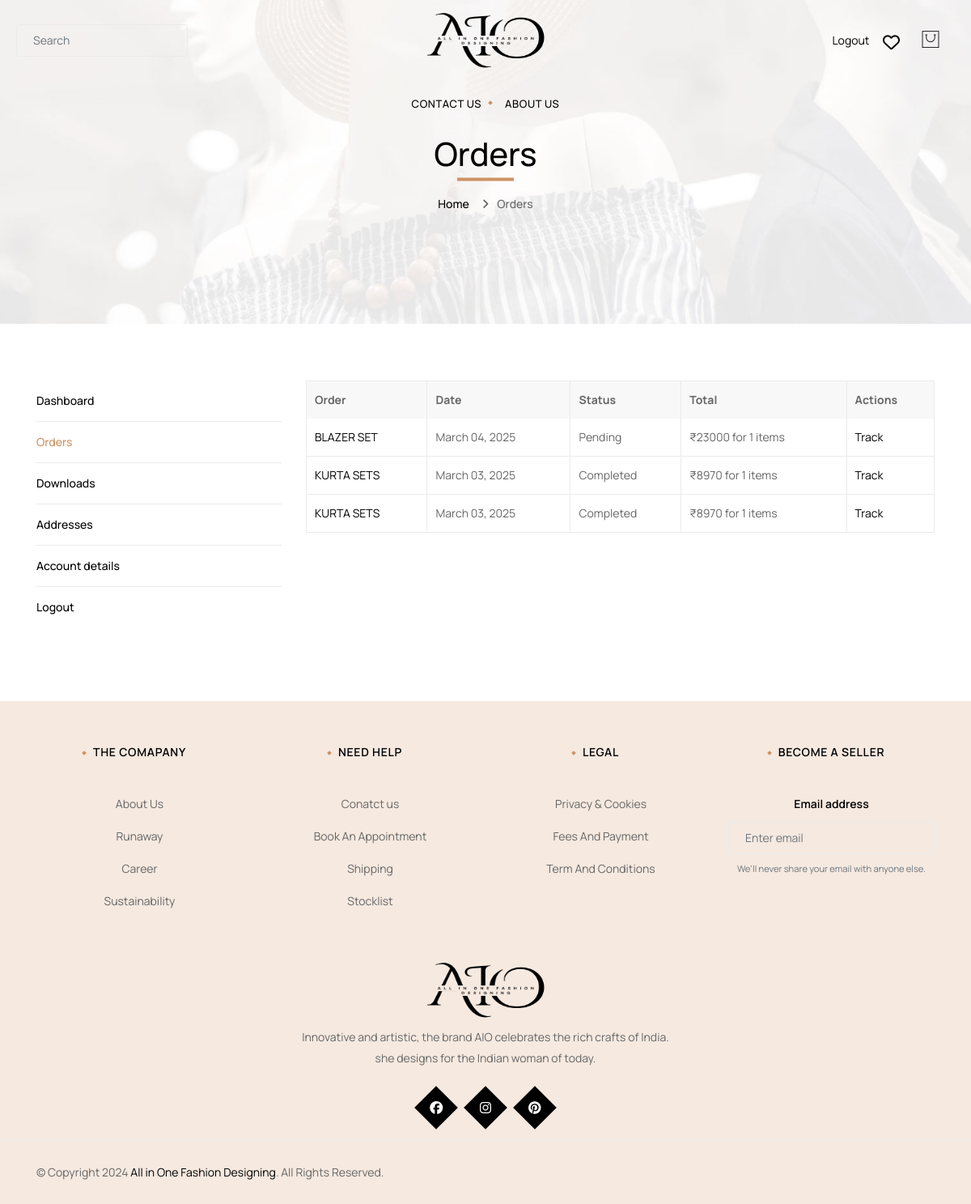
Page /orders/ (signed in) on the earlier database version.
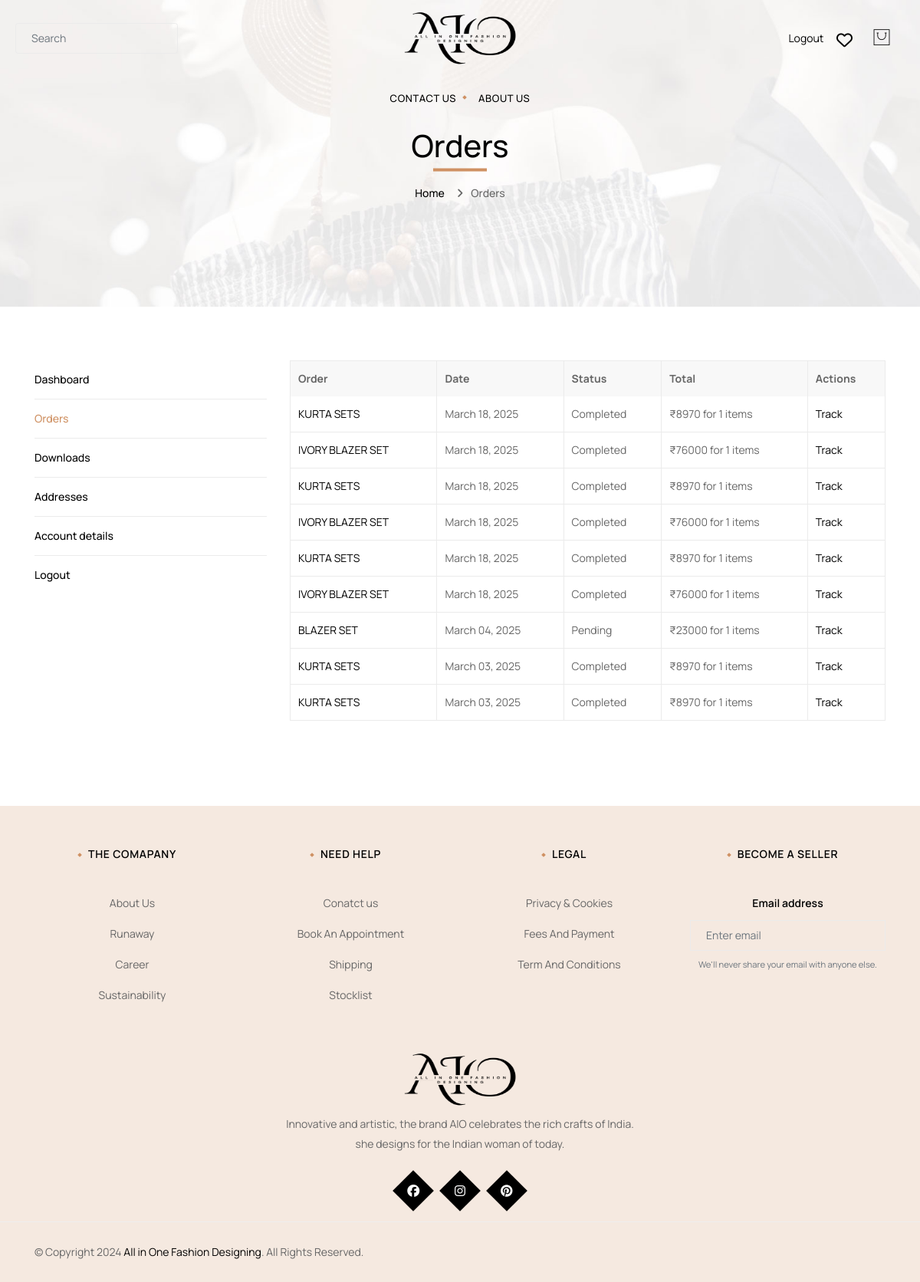
Same page on the later database version.
### User/models.py (models this page shows, shortened)
class Order(models.Model):
    CHOICES = [
        ('COD', 'Cash on Delivery'),
        ('RAZORPAY', 'RAZORPAY'),
    ]
    orderid = models.AutoField(primary_key=True)
    product = models.ForeignKey(product, to_field='product_id', on_delete=models.CASCADE)
    UserProfile = models.ForeignKey(UserProfile, to_field='userid', on_delete=models.CASCADE)
    seller_id = models.PositiveIntegerField()
    ordered_at = models.DateTimeField(auto_now_add=True)
    quantity = models.PositiveIntegerField(default=1)
    size = models.CharField(max_length=50, blank=True, null=True)
    total_price = models.DecimalField(max_digits=50, decimal_places=2)
    admin_cut = models.DecimalField(max_digits=50, decimal_places=2, verbose_name="Admin Cut (10%)", default=0)
    fname = models.CharField(max_length=150)
    lname = models.CharField(max_length=150)
    company_name = models.CharField(max_length=150, blank=True, null=True)
    country = models.CharField(max_length=150)
    street_address= models.CharField(max_length=150)
    postcode = models.CharField(max_length=150, blank=True, null=True)
    city = models.CharField(max_length=150)
    phone = models.CharField(max_length=150)
    email = models.CharField(max_length=150)
    order_note = models.CharField(max_length=150, blank=True, null=True)
    payment_method = models.CharField(max_length=20,choices=CHOICES, blank=True, null=True)
    status = models.CharField(max_length=20, default='Pending')

class product(models.Model):
    product_id = models.AutoField(primary_key=True)
    seller_id = models.PositiveIntegerField()
    name = models.CharField(max_length=150)
    description = models.TextField()
    dotd = models.BooleanField(default=False, verbose_name="Deal of the day? (Make sure to change price)")
    price = models.PositiveIntegerField()
    sizes = models.ManyToManyField(Size)
    sub_category = models.ForeignKey(sub_category, on_delete=models.CASCADE,blank=True)
    stock = models.PositiveIntegerField()
    offer = models.BooleanField(default=False)
    gallery = models.ImageField(upload_to='gallery/', blank=True, null=True)
    img2 = models.ImageField(upload_to='gallery/', blank=True, null=True)
    img3 = models.ImageField(upload_to='gallery/', blank=True, null=True)
    img4 = models.ImageField(upload_to='gallery/', blank=True, null=True)

### User/views.py (the view)
# urls.py: path('orders/', views.orders, name="orders"),
def orders(request):
    email = request.session.get('email')
    if email:
        user_profile = get_object_or_404(UserProfile, email=email)
        orders = Order.objects.filter(UserProfile=user_profile).order_by('-ordered_at')
        return render(request, 'Accounts/orders.html', {'orders': orders})
    else:
        messages.error(request, 'Please log in to view your orders.')
        return redirect('logreg')

### Templates/Accounts/orders.html (shortened to what this page needs)
{% extends 'base.html' %}
{% load static %}
{% block body %}
<div class="banner-wrapper has_background">
    <img src="{% static 'assets/images/banner-for-all2.jpg' %}"
         class="img-responsive attachment-1920x447 size-1920x447" alt="img">
    <div class="banner-wrapper-inner">
        <h1 class="page-title">Orders</h1>
        <div role="navigation" aria-label="Breadcrumbs" class="breadcrumb-trail breadcrumbs">
            <ul class="trail-items breadcrumb">
                <li class="trail-item trail-begin"><a href="/"><span>Home</span></a></li>
                <li class="trail-item trail-end active"><span>Orders</span>
                </li>
            </ul>
        </div>
    </div>
</div>
<main class="site-main main-container no-sidebar">
    <div class="container">
        <div class="row">
            <div class="main-content col-md-12">
                <div class="page-main-content">
                    <div class="lynessa">
                        <nav class="lynessa-MyAccount-navigation">
                            <ul>
                                <li class="lynessa-MyAccount-navigation-link lynessa-MyAccount-navigation-link--dashboard">
                                    <a href="/my_account">Dashboard</a>
                                </li>
                                <li class="lynessa-MyAccount-navigation-link lynessa-MyAccount-navigation-link--orders is-active">
                                    <a href="/orders">Orders</a>
                                </li>
                                <li class="lynessa-MyAccount-navigation-link lynessa-MyAccount-navigation-link--downloads">
                                    <a href="/downloads">Downloads</a>
                                </li>
                                <li class="lynessa-MyAccount-navigation-link lynessa-MyAccount-navigation-link--edit-address">
                                    <a href="/addresses">Addresses</a>
                                </li>
                                <li class="lynessa-MyAccount-navigation-link lynessa-MyAccount-navigation-link--edit-account">
                                    <a href="/edit_account">Account details</a>
                                </li>
                                <li class="lynessa-MyAccount-navigation-link lynessa-MyAccount-navigation-link--customer-logout">
                                    <a href="/">Logout</a>
                                </li>
                            </ul>
                        </nav>
                        <div class="lynessa-MyAccount-content">
                            <table class="lynessa-orders-table lynessa-MyAccount-orders shop_table shop_table_responsive my_account_orders account-orders-table">
                                <thead>
                                <tr>
                                    <th class="lynessa-orders-table__header lynessa-orders-table__header-order-number"><span class="nobr">Order</span></th>
                                    <th class="lynessa-orders-table__header lynessa-orders-table__header-order-date"><span class="nobr">Date</span></th>
                                    <th class="lynessa-orders-table__header lynessa-orders-table__header-order-status"><span class="nobr">Status</span></th>
                                    <th class="lynessa-orders-table__header lynessa-orders-table__header-order-total"><span class="nobr">Total</span></th>
                                    <th class="lynessa-orders-table__header lynessa-orders-table__header-order-actions"><span class="nobr">Actions</span></th>
                                </tr>
                                </thead>
                                <tbody>
                                {% for order in orders %}
                                <tr class="lynessa-orders-table__row lynessa-orders-table__row--status-{{ order.status|lower }} order">
                                    <td class="lynessa-orders-table__cell lynessa-orders-table__cell-order-number" data-title="Order">
                                        <a href="/prod_details/{{ order.product.name }}">{{ order.product.name }}</a>
                                    </td>
                                    <td class="lynessa-orders-table__cell lynessa-orders-table__cell-order-date" data-title="Date">
                                        <time datetime="{{ order.ordered_at|date:'c' }}">{{ order.ordered_at|date:"F d, Y" }}</time>
                                    </td>
                                    <td class="lynessa-orders-table__cell lynessa-orders-table__cell-order-status" data-title="Status">
                                        {{ order.status }}
                                    </td>
                                    <td class="lynessa-orders-table__cell lynessa-orders-table__cell-order-total" data-title="Total">
                                        <span class="lynessa-Price-amount amount"><span class="lynessa-Price-currencySymbol">₹</span>{{ order.product.price }}</span> for {{ order.quantity }} items
                                    </td>
                                    <td class="lynessa-orders-table__cell lynessa-orders-table__cell-order-actions" data-title="Actions">
                                        <a href="/track" class="lynessa-button button view">Track</a>
                                    </td>
                                </tr>
                                {% empty %}
                                    <tr>
                                        <td colspan="6" class="empty-cart">No Orders.</td>
                                    </tr>
                                {% endfor %}
                                </tbody>
                            </table>
                        </div>
                    </div>
                </div>
            </div>
        </div>
    </div>
</main>
{% endblock %}

Differences in the rows shown:
added Order: product.name "KURTA SETS", ordered_at "March 18, 2025", status "Completed", product.price "8970", quantity "1"
added Order: product.name "IVORY BLAZER SET", ordered_at "March 18, 2025", status "Completed", product.price "76000", quantity "1"
added Order: product.name "KURTA SETS", ordered_at "March 18, 2025", status "Completed", product.price "8970", quantity "1"
added Order: product.name "IVORY BLAZER SET", ordered_at "March 18, 2025", status "Completed", product.price "76000", quantity "1"
added Order: product.name "KURTA SETS", ordered_at "March 18, 2025", status "Completed", product.price "8970", quantity "1"
added Order: product.name "IVORY BLAZER SET", ordered_at "March 18, 2025", status "Completed", product.price "76000", quantity "1"
